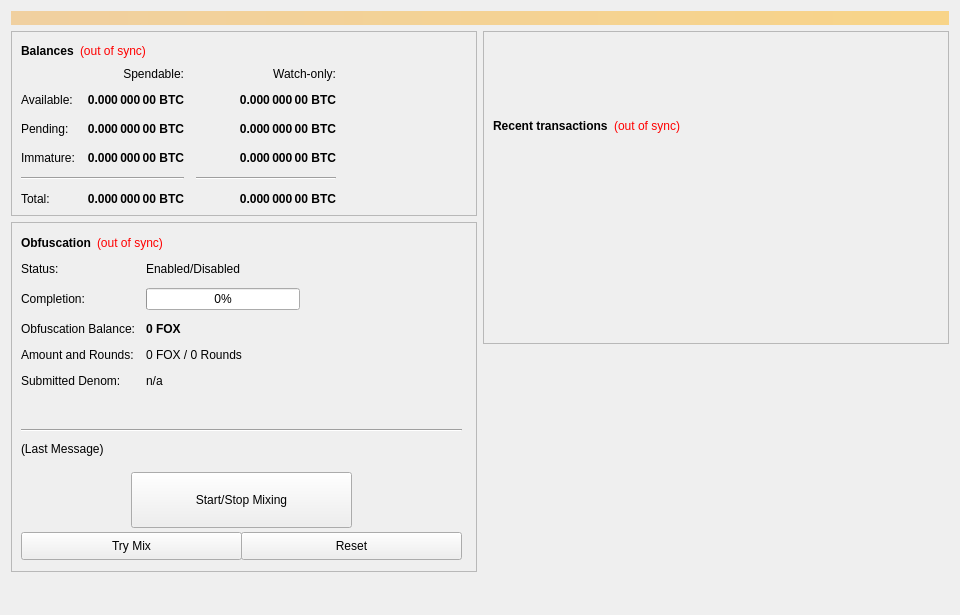
<?xml version="1.0" encoding="UTF-8"?>
<ui version="4.0">
 <class>OverviewPage</class>
 <widget class="QWidget" name="OverviewPage">
  <property name="geometry">
   <rect>
    <x>0</x>
    <y>0</y>
    <width>960</width>
    <height>615</height>
   </rect>
  </property>
  <property name="minimumSize">
   <size>
    <width>960</width>
    <height>0</height>
   </size>
  </property>
  <property name="windowTitle">
   <string>Form</string>
  </property>
  <layout class="QVBoxLayout" name="topLayout">
   <item>
    <widget class="QLabel" name="labelAlerts">
     <property name="visible">
      <bool>false</bool>
     </property>
     <property name="styleSheet">
      <string notr="true">background-color: qlineargradient(x1: 0, y1: 0, x2: 1, y2: 0, stop:0 #F0D0A0, stop:1 #F8D488); color:#000000;</string>
     </property>
     <property name="wordWrap">
      <bool>true</bool>
     </property>
     <property name="margin">
      <number>3</number>
     </property>
    </widget>
   </item>
   <item>
    <layout class="QHBoxLayout" name="horizontalLayout" stretch="1,1">
     <item>
      <layout class="QVBoxLayout" name="verticalLayout_2">
       <item>
        <widget class="QFrame" name="frame">
         <property name="frameShape">
          <enum>QFrame::StyledPanel</enum>
         </property>
         <property name="frameShadow">
          <enum>QFrame::Raised</enum>
         </property>
         <layout class="QVBoxLayout" name="verticalLayout_4">
          <item>
           <layout class="QHBoxLayout" name="horizontalLayout_4">
            <item>
             <widget class="QLabel" name="label_5">
              <property name="font">
               <font>
                <weight>75</weight>
                <bold>true</bold>
               </font>
              </property>
              <property name="text">
               <string>Balances</string>
              </property>
             </widget>
            </item>
            <item>
             <widget class="QLabel" name="labelWalletStatus">
              <property name="cursor">
               <cursorShape>WhatsThisCursor</cursorShape>
              </property>
              <property name="toolTip">
               <string>The displayed information may be out of date. Your wallet automatically synchronizes with the FOX network after a connection is established, but this process has not completed yet.</string>
              </property>
              <property name="styleSheet">
               <string notr="true">QLabel { color: red; }</string>
              </property>
              <property name="text">
               <string notr="true">(out of sync)</string>
              </property>
              <property name="alignment">
               <set>Qt::AlignLeading|Qt::AlignLeft|Qt::AlignVCenter</set>
              </property>
             </widget>
            </item>
            <item>
             <spacer name="horizontalSpacer_3">
              <property name="orientation">
               <enum>Qt::Horizontal</enum>
              </property>
              <property name="sizeHint" stdset="0">
               <size>
                <width>40</width>
                <height>20</height>
               </size>
              </property>
             </spacer>
            </item>
           </layout>
          </item>
          <item>
           <layout class="QGridLayout" name="gridLayout">
            <property name="spacing">
             <number>12</number>
            </property>
            <item row="2" column="2">
             <widget class="QLabel" name="labelWatchPending">
              <property name="font">
               <font>
                <weight>75</weight>
                <bold>true</bold>
               </font>
              </property>
              <property name="cursor">
               <cursorShape>IBeamCursor</cursorShape>
              </property>
              <property name="toolTip">
               <string>Unconfirmed transactions to watch-only addresses</string>
              </property>
              <property name="text">
               <string notr="true">0.000 000 00 BTC</string>
              </property>
              <property name="alignment">
               <set>Qt::AlignRight|Qt::AlignTrailing|Qt::AlignVCenter</set>
              </property>
              <property name="textInteractionFlags">
               <set>Qt::LinksAccessibleByMouse|Qt::TextSelectableByKeyboard|Qt::TextSelectableByMouse</set>
              </property>
             </widget>
            </item>
            <item row="2" column="1">
             <widget class="QLabel" name="labelUnconfirmed">
              <property name="font">
               <font>
                <weight>75</weight>
                <bold>true</bold>
               </font>
              </property>
              <property name="cursor">
               <cursorShape>IBeamCursor</cursorShape>
              </property>
              <property name="toolTip">
               <string>Total of transactions that have yet to be confirmed, and do not yet count toward the spendable balance</string>
              </property>
              <property name="text">
               <string notr="true">0.000 000 00 BTC</string>
              </property>
              <property name="alignment">
               <set>Qt::AlignRight|Qt::AlignTrailing|Qt::AlignVCenter</set>
              </property>
              <property name="textInteractionFlags">
               <set>Qt::LinksAccessibleByMouse|Qt::TextSelectableByKeyboard|Qt::TextSelectableByMouse</set>
              </property>
             </widget>
            </item>
            <item row="3" column="2">
             <widget class="QLabel" name="labelWatchImmature">
              <property name="font">
               <font>
                <weight>75</weight>
                <bold>true</bold>
               </font>
              </property>
              <property name="cursor">
               <cursorShape>IBeamCursor</cursorShape>
              </property>
              <property name="toolTip">
               <string>Staked or masternode rewards in watch-only addresses that has not yet matured</string>
              </property>
              <property name="text">
               <string notr="true">0.000 000 00 BTC</string>
              </property>
              <property name="alignment">
               <set>Qt::AlignRight|Qt::AlignTrailing|Qt::AlignVCenter</set>
              </property>
              <property name="textInteractionFlags">
               <set>Qt::LinksAccessibleByMouse|Qt::TextSelectableByKeyboard|Qt::TextSelectableByMouse</set>
              </property>
             </widget>
            </item>
            <item row="4" column="0" colspan="2">
             <widget class="Line" name="lineSpendableBalance">
              <property name="orientation">
               <enum>Qt::Horizontal</enum>
              </property>
             </widget>
            </item>
            <item row="4" column="2">
             <widget class="Line" name="lineWatchBalance">
              <property name="sizePolicy">
               <sizepolicy hsizetype="Preferred" vsizetype="Fixed">
                <horstretch>0</horstretch>
                <verstretch>0</verstretch>
               </sizepolicy>
              </property>
              <property name="minimumSize">
               <size>
                <width>140</width>
                <height>0</height>
               </size>
              </property>
              <property name="orientation">
               <enum>Qt::Horizontal</enum>
              </property>
             </widget>
            </item>
            <item row="5" column="0">
             <widget class="QLabel" name="labelTotalText">
              <property name="text">
               <string>Total:</string>
              </property>
             </widget>
            </item>
            <item row="3" column="1">
             <widget class="QLabel" name="labelImmature">
              <property name="font">
               <font>
                <weight>75</weight>
                <bold>true</bold>
               </font>
              </property>
              <property name="cursor">
               <cursorShape>IBeamCursor</cursorShape>
              </property>
              <property name="toolTip">
               <string>Staked or masternode rewards that has not yet matured</string>
              </property>
              <property name="text">
               <string notr="true">0.000 000 00 BTC</string>
              </property>
              <property name="alignment">
               <set>Qt::AlignRight|Qt::AlignTrailing|Qt::AlignVCenter</set>
              </property>
              <property name="textInteractionFlags">
               <set>Qt::LinksAccessibleByMouse|Qt::TextSelectableByKeyboard|Qt::TextSelectableByMouse</set>
              </property>
             </widget>
            </item>
            <item row="2" column="3">
             <spacer name="horizontalSpacer_2">
              <property name="orientation">
               <enum>Qt::Horizontal</enum>
              </property>
              <property name="sizeHint" stdset="0">
               <size>
                <width>40</width>
                <height>20</height>
               </size>
              </property>
             </spacer>
            </item>
            <item row="3" column="0">
             <widget class="QLabel" name="labelImmatureText">
              <property name="text">
               <string>Immature:</string>
              </property>
             </widget>
            </item>
            <item row="5" column="1">
             <widget class="QLabel" name="labelTotal">
              <property name="font">
               <font>
                <weight>75</weight>
                <bold>true</bold>
               </font>
              </property>
              <property name="cursor">
               <cursorShape>IBeamCursor</cursorShape>
              </property>
              <property name="toolTip">
               <string>Your current total balance</string>
              </property>
              <property name="text">
               <string notr="true">0.000 000 00 BTC</string>
              </property>
              <property name="alignment">
               <set>Qt::AlignRight|Qt::AlignTrailing|Qt::AlignVCenter</set>
              </property>
              <property name="textInteractionFlags">
               <set>Qt::LinksAccessibleByMouse|Qt::TextSelectableByKeyboard|Qt::TextSelectableByMouse</set>
              </property>
             </widget>
            </item>
            <item row="5" column="2">
             <widget class="QLabel" name="labelWatchTotal">
              <property name="font">
               <font>
                <weight>75</weight>
                <bold>true</bold>
               </font>
              </property>
              <property name="cursor">
               <cursorShape>IBeamCursor</cursorShape>
              </property>
              <property name="toolTip">
               <string>Current total balance in watch-only addresses</string>
              </property>
              <property name="text">
               <string notr="true">0.000 000 00 BTC</string>
              </property>
              <property name="alignment">
               <set>Qt::AlignRight|Qt::AlignTrailing|Qt::AlignVCenter</set>
              </property>
              <property name="textInteractionFlags">
               <set>Qt::LinksAccessibleByMouse|Qt::TextSelectableByKeyboard|Qt::TextSelectableByMouse</set>
              </property>
             </widget>
            </item>
            <item row="0" column="2">
             <widget class="QLabel" name="labelWatchonly">
              <property name="text">
               <string>Watch-only:</string>
              </property>
              <property name="alignment">
               <set>Qt::AlignRight|Qt::AlignTrailing|Qt::AlignVCenter</set>
              </property>
             </widget>
            </item>
            <item row="1" column="0">
             <widget class="QLabel" name="labelBalanceText">
              <property name="text">
               <string>Available:</string>
              </property>
             </widget>
            </item>
            <item row="1" column="1">
             <widget class="QLabel" name="labelBalance">
              <property name="font">
               <font>
                <weight>75</weight>
                <bold>true</bold>
               </font>
              </property>
              <property name="cursor">
               <cursorShape>IBeamCursor</cursorShape>
              </property>
              <property name="toolTip">
               <string>Your current spendable balance</string>
              </property>
              <property name="text">
               <string notr="true">0.000 000 00 BTC</string>
              </property>
              <property name="alignment">
               <set>Qt::AlignRight|Qt::AlignTrailing|Qt::AlignVCenter</set>
              </property>
              <property name="textInteractionFlags">
               <set>Qt::LinksAccessibleByMouse|Qt::TextSelectableByKeyboard|Qt::TextSelectableByMouse</set>
              </property>
             </widget>
            </item>
            <item row="1" column="2">
             <widget class="QLabel" name="labelWatchAvailable">
              <property name="font">
               <font>
                <weight>75</weight>
                <bold>true</bold>
               </font>
              </property>
              <property name="cursor">
               <cursorShape>IBeamCursor</cursorShape>
              </property>
              <property name="toolTip">
               <string>Your current balance in watch-only addresses</string>
              </property>
              <property name="text">
               <string notr="true">0.000 000 00 BTC</string>
              </property>
              <property name="alignment">
               <set>Qt::AlignRight|Qt::AlignTrailing|Qt::AlignVCenter</set>
              </property>
              <property name="textInteractionFlags">
               <set>Qt::LinksAccessibleByMouse|Qt::TextSelectableByKeyboard|Qt::TextSelectableByMouse</set>
              </property>
             </widget>
            </item>
            <item row="2" column="0">
             <widget class="QLabel" name="labelPendingText">
              <property name="text">
               <string>Pending:</string>
              </property>
             </widget>
            </item>
            <item row="0" column="1">
             <widget class="QLabel" name="labelSpendable">
              <property name="text">
               <string>Spendable:</string>
              </property>
              <property name="alignment">
               <set>Qt::AlignRight|Qt::AlignTrailing|Qt::AlignVCenter</set>
              </property>
             </widget>
            </item>
           </layout>
          </item>
         </layout>
        </widget>
       </item>
       <item>
        <widget class="QFrame" name="frameObfuscation">
         <property name="minimumSize">
          <size>
           <width>0</width>
           <height>350</height>
          </size>
         </property>
         <property name="layoutDirection">
          <enum>Qt::LeftToRight</enum>
         </property>
         <property name="frameShape">
          <enum>QFrame::StyledPanel</enum>
         </property>
         <property name="frameShadow">
          <enum>QFrame::Raised</enum>
         </property>
         <widget class="QWidget" name="formLayoutWidget">
          <property name="geometry">
           <rect>
            <x>10</x>
            <y>40</y>
            <width>451</width>
            <height>161</height>
           </rect>
          </property>
          <layout class="QFormLayout" name="formLayout">
           <property name="fieldGrowthPolicy">
            <enum>QFormLayout::AllNonFixedFieldsGrow</enum>
           </property>
           <property name="horizontalSpacing">
            <number>11</number>
           </property>
           <property name="verticalSpacing">
            <number>12</number>
           </property>
           <item row="0" column="0">
            <widget class="QLabel" name="label_6">
             <property name="text">
              <string>Status:</string>
             </property>
            </widget>
           </item>
           <item row="1" column="0">
            <widget class="QLabel" name="label_7">
             <property name="text">
              <string>Completion:</string>
             </property>
            </widget>
           </item>
           <item row="1" column="1">
            <widget class="QProgressBar" name="obfuscationProgress">
             <property name="maximumSize">
              <size>
               <width>154</width>
               <height>16777215</height>
              </size>
             </property>
             <property name="value">
              <number>0</number>
             </property>
            </widget>
           </item>
           <item row="2" column="0">
            <widget class="QLabel" name="labelAnonymizedText">
             <property name="text">
              <string>Obfuscation Balance:</string>
             </property>
            </widget>
           </item>
           <item row="2" column="1">
            <widget class="QLabel" name="labelAnonymized">
             <property name="font">
              <font>
               <weight>75</weight>
               <bold>true</bold>
              </font>
             </property>
             <property name="text">
              <string notr="true">0 FOX</string>
             </property>
            </widget>
           </item>
           <item row="3" column="0">
            <widget class="QLabel" name="label_8">
             <property name="text">
              <string>Amount and Rounds:</string>
             </property>
            </widget>
           </item>
           <item row="3" column="1">
            <widget class="QLabel" name="labelAmountRounds">
             <property name="text">
              <string>0 FOX / 0 Rounds</string>
             </property>
            </widget>
           </item>
           <item row="4" column="0">
            <widget class="QLabel" name="label_9">
             <property name="text">
              <string>Submitted Denom:</string>
             </property>
            </widget>
           </item>
           <item row="4" column="1">
            <widget class="QLabel" name="labelSubmittedDenom">
             <property name="toolTip">
              <string>The denominations you submitted to the Masternode.&lt;br&gt;To mix, other users must submit the exact same denominations.</string>
             </property>
             <property name="text">
              <string>n/a</string>
             </property>
            </widget>
           </item>
           <item row="0" column="1">
            <widget class="QLabel" name="obfuscationEnabled">
             <property name="text">
              <string>Enabled/Disabled</string>
             </property>
            </widget>
           </item>
          </layout>
         </widget>
         <widget class="QPushButton" name="runAutoDenom">
          <property name="geometry">
           <rect>
            <x>251</x>
            <y>17</y>
            <width>1</width>
            <height>1</height>
           </rect>
          </property>
          <property name="palette">
           <palette>
            <active>
             <colorrole role="WindowText">
              <brush brushstyle="SolidPattern">
               <color alpha="255">
                <red>0</red>
                <green>0</green>
                <blue>0</blue>
               </color>
              </brush>
             </colorrole>
             <colorrole role="Button">
              <brush brushstyle="SolidPattern">
               <color alpha="255">
                <red>239</red>
                <green>238</green>
                <blue>238</blue>
               </color>
              </brush>
             </colorrole>
             <colorrole role="Light">
              <brush brushstyle="SolidPattern">
               <color alpha="255">
                <red>255</red>
                <green>255</green>
                <blue>255</blue>
               </color>
              </brush>
             </colorrole>
             <colorrole role="Midlight">
              <brush brushstyle="SolidPattern">
               <color alpha="255">
                <red>247</red>
                <green>246</green>
                <blue>246</blue>
               </color>
              </brush>
             </colorrole>
             <colorrole role="Dark">
              <brush brushstyle="SolidPattern">
               <color alpha="255">
                <red>119</red>
                <green>119</green>
                <blue>119</blue>
               </color>
              </brush>
             </colorrole>
             <colorrole role="Mid">
              <brush brushstyle="SolidPattern">
               <color alpha="255">
                <red>159</red>
                <green>159</green>
                <blue>159</blue>
               </color>
              </brush>
             </colorrole>
             <colorrole role="Text">
              <brush brushstyle="SolidPattern">
               <color alpha="255">
                <red>0</red>
                <green>0</green>
                <blue>0</blue>
               </color>
              </brush>
             </colorrole>
             <colorrole role="BrightText">
              <brush brushstyle="SolidPattern">
               <color alpha="255">
                <red>255</red>
                <green>255</green>
                <blue>255</blue>
               </color>
              </brush>
             </colorrole>
             <colorrole role="ButtonText">
              <brush brushstyle="SolidPattern">
               <color alpha="255">
                <red>0</red>
                <green>0</green>
                <blue>0</blue>
               </color>
              </brush>
             </colorrole>
             <colorrole role="Base">
              <brush brushstyle="SolidPattern">
               <color alpha="255">
                <red>255</red>
                <green>255</green>
                <blue>255</blue>
               </color>
              </brush>
             </colorrole>
             <colorrole role="Window">
              <brush brushstyle="SolidPattern">
               <color alpha="255">
                <red>239</red>
                <green>238</green>
                <blue>238</blue>
               </color>
              </brush>
             </colorrole>
             <colorrole role="Shadow">
              <brush brushstyle="SolidPattern">
               <color alpha="255">
                <red>0</red>
                <green>0</green>
                <blue>0</blue>
               </color>
              </brush>
             </colorrole>
             <colorrole role="AlternateBase">
              <brush brushstyle="SolidPattern">
               <color alpha="255">
                <red>247</red>
                <green>246</green>
                <blue>246</blue>
               </color>
              </brush>
             </colorrole>
             <colorrole role="ToolTipBase">
              <brush brushstyle="SolidPattern">
               <color alpha="255">
                <red>255</red>
                <green>255</green>
                <blue>220</blue>
               </color>
              </brush>
             </colorrole>
             <colorrole role="ToolTipText">
              <brush brushstyle="SolidPattern">
               <color alpha="255">
                <red>0</red>
                <green>0</green>
                <blue>0</blue>
               </color>
              </brush>
             </colorrole>
            </active>
            <inactive>
             <colorrole role="WindowText">
              <brush brushstyle="SolidPattern">
               <color alpha="255">
                <red>0</red>
                <green>0</green>
                <blue>0</blue>
               </color>
              </brush>
             </colorrole>
             <colorrole role="Button">
              <brush brushstyle="SolidPattern">
               <color alpha="255">
                <red>239</red>
                <green>238</green>
                <blue>238</blue>
               </color>
              </brush>
             </colorrole>
             <colorrole role="Light">
              <brush brushstyle="SolidPattern">
               <color alpha="255">
                <red>255</red>
                <green>255</green>
                <blue>255</blue>
               </color>
              </brush>
             </colorrole>
             <colorrole role="Midlight">
              <brush brushstyle="SolidPattern">
               <color alpha="255">
                <red>247</red>
                <green>246</green>
                <blue>246</blue>
               </color>
              </brush>
             </colorrole>
             <colorrole role="Dark">
              <brush brushstyle="SolidPattern">
               <color alpha="255">
                <red>119</red>
                <green>119</green>
                <blue>119</blue>
               </color>
              </brush>
             </colorrole>
             <colorrole role="Mid">
              <brush brushstyle="SolidPattern">
               <color alpha="255">
                <red>159</red>
                <green>159</green>
                <blue>159</blue>
               </color>
              </brush>
             </colorrole>
             <colorrole role="Text">
              <brush brushstyle="SolidPattern">
               <color alpha="255">
                <red>0</red>
                <green>0</green>
                <blue>0</blue>
               </color>
              </brush>
             </colorrole>
             <colorrole role="BrightText">
              <brush brushstyle="SolidPattern">
               <color alpha="255">
                <red>255</red>
                <green>255</green>
                <blue>255</blue>
               </color>
              </brush>
             </colorrole>
             <colorrole role="ButtonText">
              <brush brushstyle="SolidPattern">
               <color alpha="255">
                <red>0</red>
                <green>0</green>
                <blue>0</blue>
               </color>
              </brush>
             </colorrole>
             <colorrole role="Base">
              <brush brushstyle="SolidPattern">
               <color alpha="255">
                <red>255</red>
                <green>255</green>
                <blue>255</blue>
               </color>
              </brush>
             </colorrole>
             <colorrole role="Window">
              <brush brushstyle="SolidPattern">
               <color alpha="255">
                <red>239</red>
                <green>238</green>
                <blue>238</blue>
               </color>
              </brush>
             </colorrole>
             <colorrole role="Shadow">
              <brush brushstyle="SolidPattern">
               <color alpha="255">
                <red>0</red>
                <green>0</green>
                <blue>0</blue>
               </color>
              </brush>
             </colorrole>
             <colorrole role="AlternateBase">
              <brush brushstyle="SolidPattern">
               <color alpha="255">
                <red>247</red>
                <green>246</green>
                <blue>246</blue>
               </color>
              </brush>
             </colorrole>
             <colorrole role="ToolTipBase">
              <brush brushstyle="SolidPattern">
               <color alpha="255">
                <red>255</red>
                <green>255</green>
                <blue>220</blue>
               </color>
              </brush>
             </colorrole>
             <colorrole role="ToolTipText">
              <brush brushstyle="SolidPattern">
               <color alpha="255">
                <red>0</red>
                <green>0</green>
                <blue>0</blue>
               </color>
              </brush>
             </colorrole>
            </inactive>
            <disabled>
             <colorrole role="WindowText">
              <brush brushstyle="SolidPattern">
               <color alpha="255">
                <red>119</red>
                <green>119</green>
                <blue>119</blue>
               </color>
              </brush>
             </colorrole>
             <colorrole role="Button">
              <brush brushstyle="SolidPattern">
               <color alpha="255">
                <red>239</red>
                <green>238</green>
                <blue>238</blue>
               </color>
              </brush>
             </colorrole>
             <colorrole role="Light">
              <brush brushstyle="SolidPattern">
               <color alpha="255">
                <red>255</red>
                <green>255</green>
                <blue>255</blue>
               </color>
              </brush>
             </colorrole>
             <colorrole role="Midlight">
              <brush brushstyle="SolidPattern">
               <color alpha="255">
                <red>247</red>
                <green>246</green>
                <blue>246</blue>
               </color>
              </brush>
             </colorrole>
             <colorrole role="Dark">
              <brush brushstyle="SolidPattern">
               <color alpha="255">
                <red>119</red>
                <green>119</green>
                <blue>119</blue>
               </color>
              </brush>
             </colorrole>
             <colorrole role="Mid">
              <brush brushstyle="SolidPattern">
               <color alpha="255">
                <red>159</red>
                <green>159</green>
                <blue>159</blue>
               </color>
              </brush>
             </colorrole>
             <colorrole role="Text">
              <brush brushstyle="SolidPattern">
               <color alpha="255">
                <red>119</red>
                <green>119</green>
                <blue>119</blue>
               </color>
              </brush>
             </colorrole>
             <colorrole role="BrightText">
              <brush brushstyle="SolidPattern">
               <color alpha="255">
                <red>255</red>
                <green>255</green>
                <blue>255</blue>
               </color>
              </brush>
             </colorrole>
             <colorrole role="ButtonText">
              <brush brushstyle="SolidPattern">
               <color alpha="255">
                <red>119</red>
                <green>119</green>
                <blue>119</blue>
               </color>
              </brush>
             </colorrole>
             <colorrole role="Base">
              <brush brushstyle="SolidPattern">
               <color alpha="255">
                <red>239</red>
                <green>238</green>
                <blue>238</blue>
               </color>
              </brush>
             </colorrole>
             <colorrole role="Window">
              <brush brushstyle="SolidPattern">
               <color alpha="255">
                <red>239</red>
                <green>238</green>
                <blue>238</blue>
               </color>
              </brush>
             </colorrole>
             <colorrole role="Shadow">
              <brush brushstyle="SolidPattern">
               <color alpha="255">
                <red>0</red>
                <green>0</green>
                <blue>0</blue>
               </color>
              </brush>
             </colorrole>
             <colorrole role="AlternateBase">
              <brush brushstyle="SolidPattern">
               <color alpha="255">
                <red>239</red>
                <green>238</green>
                <blue>238</blue>
               </color>
              </brush>
             </colorrole>
             <colorrole role="ToolTipBase">
              <brush brushstyle="SolidPattern">
               <color alpha="255">
                <red>255</red>
                <green>255</green>
                <blue>220</blue>
               </color>
              </brush>
             </colorrole>
             <colorrole role="ToolTipText">
              <brush brushstyle="SolidPattern">
               <color alpha="255">
                <red>0</red>
                <green>0</green>
                <blue>0</blue>
               </color>
              </brush>
             </colorrole>
            </disabled>
           </palette>
          </property>
          <property name="focusPolicy">
           <enum>Qt::NoFocus</enum>
          </property>
          <property name="autoFillBackground">
           <bool>true</bool>
          </property>
          <property name="text">
           <string/>
          </property>
          <property name="flat">
           <bool>true</bool>
          </property>
         </widget>
         <widget class="QPushButton" name="toggleObfuscation">
          <property name="geometry">
           <rect>
            <x>120</x>
            <y>250</y>
            <width>221</width>
            <height>56</height>
           </rect>
          </property>
          <property name="sizePolicy">
           <sizepolicy hsizetype="MinimumExpanding" vsizetype="Fixed">
            <horstretch>0</horstretch>
            <verstretch>0</verstretch>
           </sizepolicy>
          </property>
          <property name="text">
           <string>Start/Stop Mixing</string>
          </property>
         </widget>
         <widget class="Line" name="lineLastMessage">
          <property name="geometry">
           <rect>
            <x>10</x>
            <y>200</y>
            <width>441</width>
            <height>16</height>
           </rect>
          </property>
          <property name="orientation">
           <enum>Qt::Horizontal</enum>
          </property>
         </widget>
         <widget class="QLabel" name="obfuscationStatus">
          <property name="geometry">
           <rect>
            <x>10</x>
            <y>220</y>
            <width>451</width>
            <height>61</height>
           </rect>
          </property>
          <property name="minimumSize">
           <size>
            <width>288</width>
            <height>43</height>
           </size>
          </property>
          <property name="text">
           <string>(Last Message)</string>
          </property>
          <property name="alignment">
           <set>Qt::AlignLeading|Qt::AlignLeft|Qt::AlignTop</set>
          </property>
          <property name="wordWrap">
           <bool>true</bool>
          </property>
         </widget>
         <widget class="QPushButton" name="obfuscationAuto">
          <property name="geometry">
           <rect>
            <x>10</x>
            <y>310</y>
            <width>221</width>
            <height>28</height>
           </rect>
          </property>
          <property name="sizePolicy">
           <sizepolicy hsizetype="MinimumExpanding" vsizetype="Fixed">
            <horstretch>0</horstretch>
            <verstretch>0</verstretch>
           </sizepolicy>
          </property>
          <property name="toolTip">
           <string>Try to manually submit a Obfuscation request.</string>
          </property>
          <property name="text">
           <string>Try Mix</string>
          </property>
         </widget>
         <widget class="QPushButton" name="obfuscationReset">
          <property name="geometry">
           <rect>
            <x>230</x>
            <y>310</y>
            <width>221</width>
            <height>28</height>
           </rect>
          </property>
          <property name="sizePolicy">
           <sizepolicy hsizetype="MinimumExpanding" vsizetype="Fixed">
            <horstretch>0</horstretch>
            <verstretch>0</verstretch>
           </sizepolicy>
          </property>
          <property name="toolTip">
           <string>Reset the current status of Obfuscation (can interrupt Obfuscation if it's in the process of Mixing, which can cost you money!)</string>
          </property>
          <property name="autoFillBackground">
           <bool>false</bool>
          </property>
          <property name="text">
           <string>Reset</string>
          </property>
         </widget>
         <widget class="QWidget" name="layoutWidget">
          <property name="geometry">
           <rect>
            <x>10</x>
            <y>10</y>
            <width>431</width>
            <height>22</height>
           </rect>
          </property>
          <layout class="QHBoxLayout" name="horizontalLayout_5">
           <item>
            <widget class="QLabel" name="label_2">
             <property name="font">
              <font>
               <weight>75</weight>
               <bold>true</bold>
              </font>
             </property>
             <property name="text">
              <string>Obfuscation</string>
             </property>
            </widget>
           </item>
           <item>
            <widget class="QLabel" name="labelObfuscationSyncStatus">
             <property name="toolTip">
              <string>The displayed information may be out of date. Your wallet automatically synchronizes with the FOX network after a connection is established, but this process has not completed yet.</string>
             </property>
             <property name="styleSheet">
              <string notr="true">QLabel { color: red; }</string>
             </property>
             <property name="text">
              <string notr="true">(out of sync)</string>
             </property>
             <property name="alignment">
              <set>Qt::AlignLeading|Qt::AlignLeft|Qt::AlignVCenter</set>
             </property>
            </widget>
           </item>
           <item>
            <spacer name="horizontalSpacer_4">
             <property name="orientation">
              <enum>Qt::Horizontal</enum>
             </property>
             <property name="sizeHint" stdset="0">
              <size>
               <width>40</width>
               <height>20</height>
              </size>
             </property>
            </spacer>
           </item>
          </layout>
         </widget>
        </widget>
       </item>
       <item>
        <spacer name="verticalSpacer">
         <property name="orientation">
          <enum>Qt::Vertical</enum>
         </property>
         <property name="sizeHint" stdset="0">
          <size>
           <width>20</width>
           <height>40</height>
          </size>
         </property>
        </spacer>
       </item>
      </layout>
     </item>
     <item>
      <layout class="QVBoxLayout" name="verticalLayout_3">
       <item>
        <widget class="QFrame" name="frame_2">
         <property name="frameShape">
          <enum>QFrame::StyledPanel</enum>
         </property>
         <property name="frameShadow">
          <enum>QFrame::Raised</enum>
         </property>
         <layout class="QVBoxLayout" name="verticalLayout">
          <item>
           <spacer name="verticalSpacer_3">
            <property name="orientation">
             <enum>Qt::Vertical</enum>
            </property>
            <property name="sizeType">
             <enum>QSizePolicy::Fixed</enum>
            </property>
            <property name="sizeHint" stdset="0">
             <size>
              <width>20</width>
              <height>75</height>
             </size>
            </property>
           </spacer>
          </item>
          <item>
           <layout class="QHBoxLayout" name="horizontalLayout_2">
            <item>
             <widget class="QLabel" name="label_4">
              <property name="font">
               <font>
                <weight>75</weight>
                <bold>true</bold>
               </font>
              </property>
              <property name="text">
               <string>Recent transactions</string>
              </property>
             </widget>
            </item>
            <item>
             <widget class="QLabel" name="labelTransactionsStatus">
              <property name="cursor">
               <cursorShape>WhatsThisCursor</cursorShape>
              </property>
              <property name="toolTip">
               <string>The displayed information may be out of date. Your wallet automatically synchronizes with the FOX network after a connection is established, but this process has not completed yet.</string>
              </property>
              <property name="styleSheet">
               <string notr="true">QLabel { color: red; }</string>
              </property>
              <property name="text">
               <string notr="true">(out of sync)</string>
              </property>
              <property name="alignment">
               <set>Qt::AlignRight|Qt::AlignTrailing|Qt::AlignVCenter</set>
              </property>
             </widget>
            </item>
            <item>
             <spacer name="horizontalSpacer">
              <property name="orientation">
               <enum>Qt::Horizontal</enum>
              </property>
              <property name="sizeHint" stdset="0">
               <size>
                <width>40</width>
                <height>20</height>
               </size>
              </property>
             </spacer>
            </item>
           </layout>
          </item>
          <item>
           <widget class="QListView" name="listTransactions">
            <property name="styleSheet">
             <string notr="true">QListView { background: transparent; }</string>
            </property>
            <property name="frameShape">
             <enum>QFrame::NoFrame</enum>
            </property>
            <property name="verticalScrollBarPolicy">
             <enum>Qt::ScrollBarAlwaysOff</enum>
            </property>
            <property name="horizontalScrollBarPolicy">
             <enum>Qt::ScrollBarAlwaysOff</enum>
            </property>
            <property name="selectionMode">
             <enum>QAbstractItemView::NoSelection</enum>
            </property>
           </widget>
          </item>
         </layout>
        </widget>
       </item>
       <item>
        <spacer name="verticalSpacer_2">
         <property name="orientation">
          <enum>Qt::Vertical</enum>
         </property>
         <property name="sizeType">
          <enum>QSizePolicy::Expanding</enum>
         </property>
         <property name="sizeHint" stdset="0">
          <size>
           <width>20</width>
           <height>40</height>
          </size>
         </property>
        </spacer>
       </item>
      </layout>
     </item>
    </layout>
   </item>
  </layout>
 </widget>
 <resources/>
 <connections/>
</ui>
